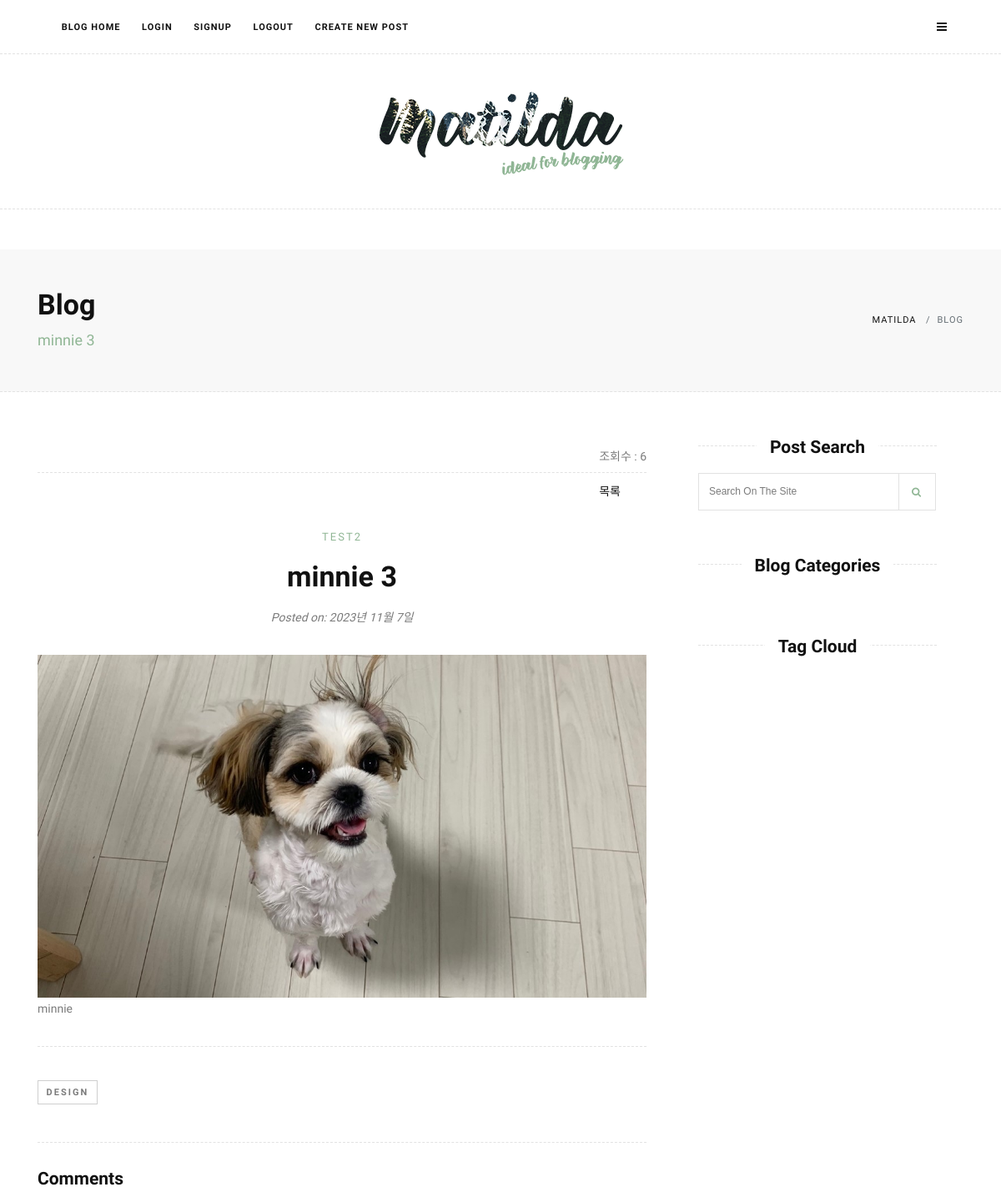
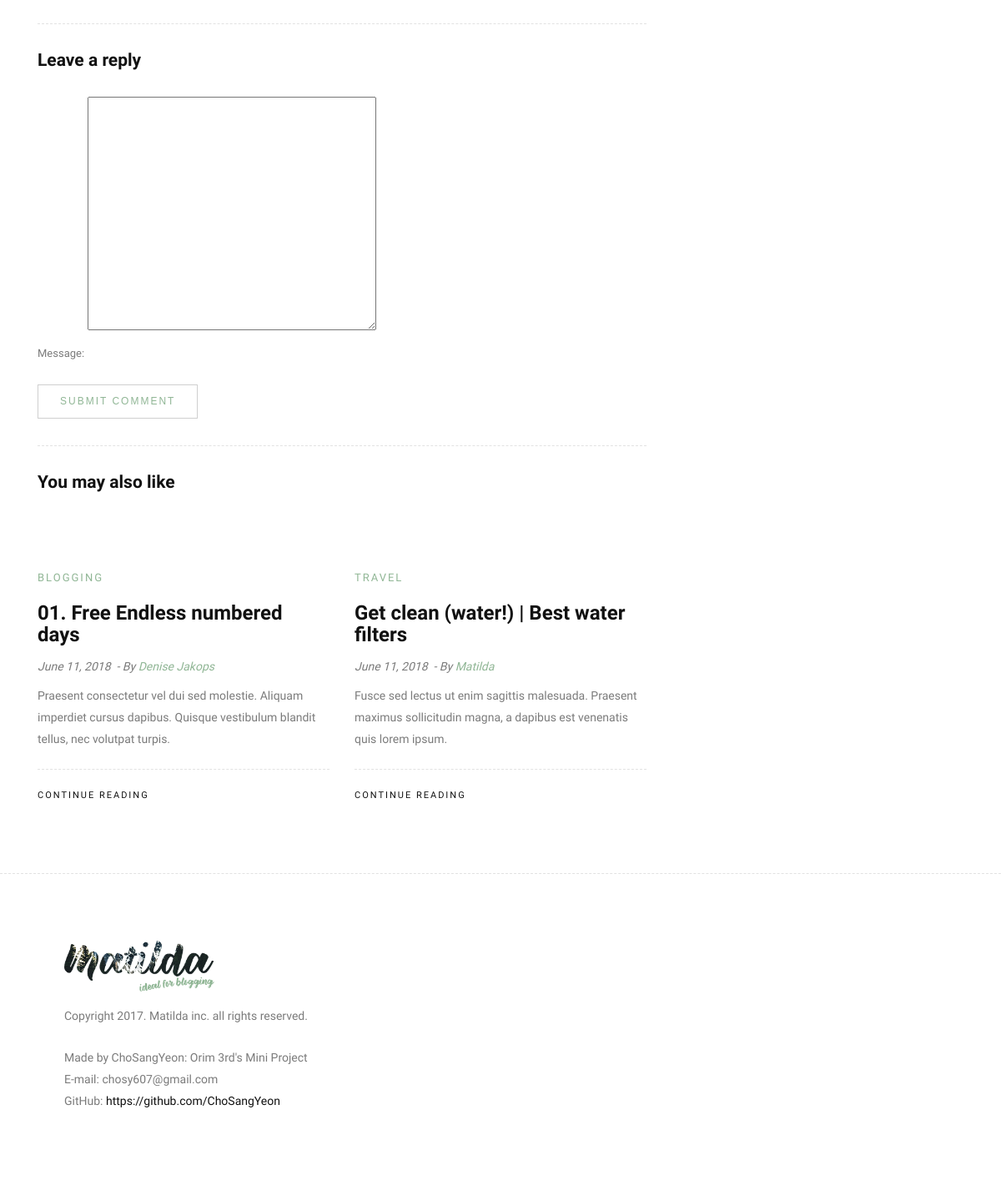
The app's page /blog/4/ with its own data (2 pictures, top to bottom).
### blog/models.py (models this page shows, shortened)
class Post(models.Model):
    author = models.ForeignKey(User, on_delete=models.CASCADE, related_name='posts')
    title = models.CharField(max_length=100)
    content = models.TextField()
    thumb_image = models.ImageField(upload_to='blog/images/%Y/%m/%d/', blank=True)
    file_upload = models.FileField(upload_to='blog/files/%Y/%m/%d/', blank=True)
    created_at = models.DateTimeField(auto_now_add=True)
    updated_at = models.DateField(auto_now=True)
    view_count = models.PositiveIntegerField(default=0)
    tags = models.ManyToManyField('Tag', blank=True)
    viewed_by = models.ManyToManyField(User, blank=True)
    category = models.ForeignKey('Category', on_delete=models.SET_NULL, null=True, blank=True)

class Category(models.Model):
    name = models.CharField(max_length=50, unique=True)
    def __str__(self):
        return self.name

### blog/views.py (the view)
class PostDetailView(DetailView):
    model = Post
    template_name = 'blog/post_detail.html'
    def get_context_data(self, **kwargs):
        context = super().get_context_data(**kwargs)
        context['comment_form'] = CommentForm()
        return context
    def get_object(self, queryset=None):
        pk = self.kwargs.get('pk')
        post = get_object_or_404(Post, pk=pk)
        post.view_count += 1
        post.save(update_fields=['view_count'])
        return post

### blog/forms.py
class CommentForm(forms.ModelForm):
    class Meta:
        model = Comment
        fields = ['message']

### templates/blog/post_detail.html (shortened to what this page needs)
{% extends 'base.html' %}
{% block content %}
{% load static %}
<div class="page-title">
    <div class="container">
        <div class="row">
            <div class="col-lg-9 col-md-9 col-xs-12">
                <h1>Blog</h1>
                <p class="lead">{{post.title}}</p>
            </div>
            <div class="col-lg-3 col-md-3 col-xs-12">
                <ol class="breadcrumb text-right">
                    <li class="breadcrumb-item"><a href="{% url 'blog:post_list' %}">Matilda</a></li>
                    <li class="breadcrumb-item active">Blog</li>
                </ol>
            </div>
        </div>
    </div>
</div>
<section class="site-section">
    <div class="container">
        <div class="row">
            <div class="content col-lg-8">
                <div class="pull-right">
                    <div class="post-share">
                            <div>
                                <p>조회수 : {{post.view_count}}</p>
                                <a href="{% url 'blog:post_list' %}">목록</a>
                            </div>
                    </div>
                </div>
                <hr class="dashedhr">
                <div class="single-page clearfix">
                    <div class="blog-desc text-center">
                        <span class="cat-title">{{post.category}}</span>
                        <h4>{{post.title}}</h4>
                        <div class="blog-meta">
                            <span>Posted on: {{post.updated_at}}</span>
                        </div>
                    </div>
                    <div class="blog-media">
                        {% if post.thumb_image %}
                            <img src="{{ post.thumb_image.url }}" alt="Post Image" class="img-fluid">
                        {% endif %}
                    </div>
                    <p>{{post.content}}</p>
                    <hr class="dashedhr">
                    <div class="single-blog-bottom clearfix">
                        <div class="tag-widget float-left">
                            <a href="#">design</a>
                        </div>
                    </div>
                    <hr class="dashedhr">
                    <div class="comments-wrapper">
                        <h3 class="custom-title">Comments</h3>
                    </div>
                    <hr class="dashedhr">
                    <div class="comments-wrapper">
                        <h3 class="custom-title">Leave a reply</h3>
                        <div class="form-wrapper">
                            <form method="post" action="{% url 'blog:comment_new' post.pk %}">
                                {{ comment_form.as_p }}
                                <input class="btn btn-primary" type="submit" value="Submit Comment">
                            </form>
                        </div>
                    </div>
                    <hr class="dashedhr">
                    <div class="related-articles">
                        <h3 class="custom-title">You may also like</h3>
                        <div class="row">
                            <div class="col-lg-6 col-md-6 col-sm-12 col-xs-12">
                                <div class="small-blog-box blog-box clearfix">
                                    <div class="blog-media">
                                    </div>
                                    <div class="blog-desc">
                                        <span class="cat-title">Blogging</span>
                                        <h4><a href="single.html" title="">01. Free Endless numbered days</a></h4>
                                        <div class="blog-meta">
                                            June 11, 2018 &nbsp;-&nbsp;<span>By</span> <a href="#">Denise Jakops</a>
                                        </div>
                                        <p>Praesent consectetur vel dui sed molestie. Aliquam imperdiet cursus dapibus. Quisque vestibulum blandit tellus, nec volutpat turpis.</p>
                                        <div class="post-bottom clearfix">
                                            <div class="pull-left">
                                                <a href="single.html" class="readmore">Continue reading</a>
                                            </div>
                                        </div>
                                    </div>
                                </div>
                            </div>
                            <div class="col-lg-6 col-md-6 col-sm-12 col-xs-12">
                                <div class="small-blog-box blog-box clearfix">
                                    <div class="blog-media">
                                    </div>
                                    <div class="blog-desc">
                                        <span class="cat-title">Travel</span>
                                        <h4><a href="single.html" title="">Get clean (water!) | Best water filters</a></h4>
                                        <div class="blog-meta">
                                            June 11, 2018 &nbsp;-&nbsp;<span>By</span> <a href="#">Matilda</a>
                                        </div>
                                        <p>Fusce sed lectus ut enim sagittis malesuada. Praesent maximus sollicitudin magna, a dapibus est venenatis quis lorem ipsum.</p>
                                        <div class="post-bottom clearfix">
                                            <div class="pull-left">
                                                <a href="single.html" class="readmore">Continue reading</a>
                                            </div>
                                        </div>
                                    </div>
                                </div>
                            </div>
                        </div>
                    </div>
                </div>
            </div>
            <div class="sidebar col-lg-4">
                <div class="widget clearfix">
                    <div class="widget-title">
                        <h3><span>Post Search</span></h3>
                    </div>
                    <form action="" method="GET" class="form-inline search-form">
                        <div class="form-group">
                            <input type="text" class="form-control" placeholder="Search on the site" name="q" value="{{ request.GET.q }}">
                            <button type="submit" class="btn btn-primary"><i class="fa fa-search"></i></button>
                        </div>
                    </form>
                </div>
                <div class="widget clearfix">
                    <div class="widget-title">
                        <h3><span>Blog Categories</span></h3>
                    </div>
                </div>
                <div class="widget clearfix">
                    <div class="widget-title">
                        <h3><span>Tag Cloud</span></h3>
                    </div>
                </div>
            </div>
        </div>
    </div>
</section>
{% endblock %}

### records on screen
Post: title "minnie 3", view_count "6", category "TEST2", updated_at "2023년 11월 7일", thumb_image (picture), content "minnie"
